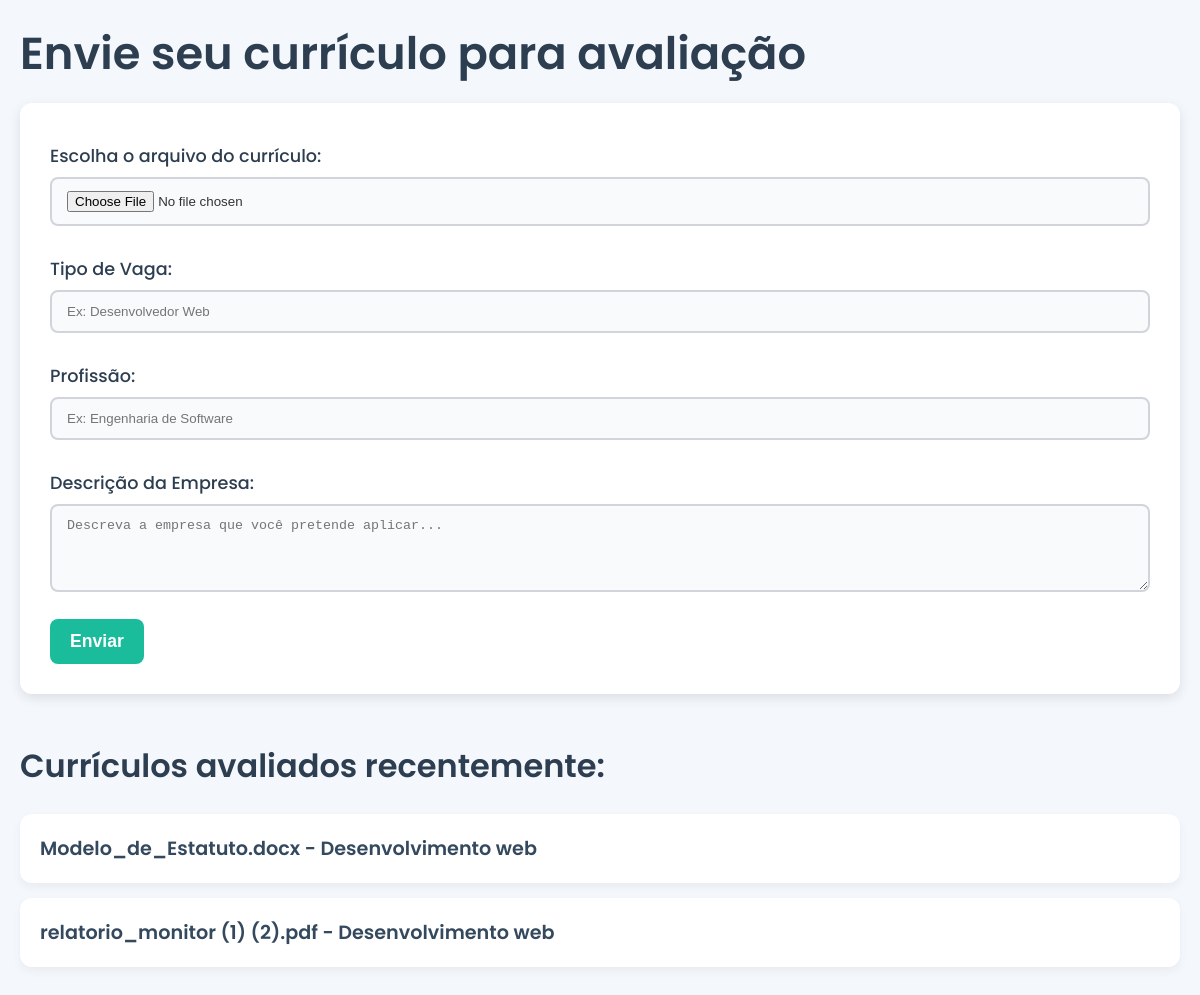
The page / on the database its author committed.
### main.py (models this page shows)
class AvaliacaoCurriculo(db.Model):
    id = db.Column(db.String, primary_key=True)
    arquivo_nome = db.Column(db.String(150), nullable=False)
    arquivo_conteudo = db.Column(db.Text, nullable=False)
    tipo_vaga = db.Column(db.String(100), nullable=False)
    profissao = db.Column(db.String(100), nullable=False)
    descricao_empresa = db.Column(db.Text, nullable=False)
    avaliacao = db.Column(db.Text, nullable=False)
    melhorias = db.Column(db.Text, nullable=False)

### main.py (the view)
@app.route('/')
def index():
    avaliacoes = AvaliacaoCurriculo.query.all()
    return render_template('index.html', avaliacoes=avaliacoes)

### templates/index.html (shortened to what this page needs)
<!DOCTYPE html>
<html lang="pt-br">
<head>
    <link rel="stylesheet" href="{{ url_for('static', filename='style.css') }}">
</head>
<body>
    <h1>Envie seu currículo para avaliação</h1>
    <form action="/upload" method="POST" enctype="multipart/form-data">
        <label for="file">Escolha o arquivo do currículo:</label>
        <input type="file" id="file" name="file"  required>
        <label for="tipo_vaga">Tipo de Vaga:</label>
        <input type="text" id="tipo_vaga" name="tipo_vaga" placeholder="Ex: Desenvolvedor Web" required>
        <label for="profissao">Profissão:</label>
        <input type="text" id="profissao" name="profissao" placeholder="Ex: Engenharia de Software" required>
        <label for="descricao_empresa">Descrição da Empresa:</label>
        <textarea id="descricao_empresa" name="descricao_empresa" rows="4" placeholder="Descreva a empresa que você pretende aplicar..." required></textarea>
        <button type="submit">Enviar</button>
    </form>
    <h2>Currículos avaliados recentemente:</h2>
    <ul>
        {% for avaliacao in avaliacoes %}
            <li>
                <a href="{{ url_for('avaliacao_detalhes', avaliacao_id=avaliacao.id) }}">
                    {{ avaliacao.arquivo_nome }} - {{ avaliacao.tipo_vaga }}
                </a>
            </li>
        {% endfor %}
    </ul>
</body>
</html>

### static/style.css (style rules this page uses)
* { margin: 0; padding: 0; box-sizing: border-box; }
body { font-family: 'Poppins', sans-serif; background-color: #f4f7fc; color: #333; padding: 20px; font-size: 16px; }
h1, h2 { color: #2c3e50; font-weight: 600; margin-bottom: 1rem; }
h1 { font-size: 2.8rem; }
h2 { font-size: 2rem; margin-bottom: 1.5rem; }
form { background-color: #ffffff; padding: 30px; border-radius: 12px; box-shadow: 0 4px 12px rgba(0, 0, 0, 0.1); margin-bottom: 3rem; transition: box-shadow 0.3s ease; }
label { font-size: 1.1rem; color: #2c3e50; font-weight: 500; margin-top: 10px; display: block; }
input[type="file"], input[type="text"], textarea { width: 100%; padding: 12px 15px; margin-top: 8px; margin-bottom: 20px; border: 2px solid #d1d5db; border-radius: 8px; background-color: #f9fafb; transition: border-color 0.3s ease; }
button { background-color: #1abc9c; color: white; border: none; border-radius: 8px; padding: 12px 20px; font-size: 1.1rem; font-weight: 600; cursor: pointer; transition: background-color 0.3s ease, transform 0.2s ease; }
a { color: #1abc9c; text-decoration: none; font-weight: 500; transition: color 0.2s ease; }
ul { list-style-type: none; padding: 0; }
ul li { background-color: #ffffff; margin-bottom: 15px; padding: 20px; border-radius: 12px; box-shadow: 0 4px 10px rgba(0, 0, 0, 0.05); transition: box-shadow 0.3s ease, transform 0.2s ease; }
ul li a { text-decoration: none; color: #34495e; font-size: 1.2rem; font-weight: 600; }

### rows shown on the page
AvaliacaoCurriculo: arquivo_nome "Modelo_de_Estatuto.docx", tipo_vaga "Desenvolvimento web"
AvaliacaoCurriculo: arquivo_nome "relatorio_monitor (1) (2).pdf", tipo_vaga "Desenvolvimento web"
